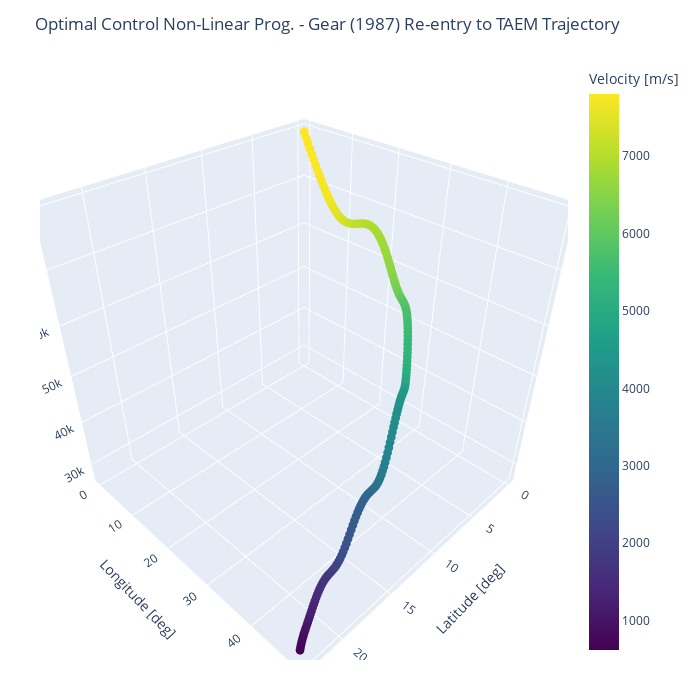

Notebook code for this chart:
### Code cell
trace=go.Scatter3d(x=rad2deg(thetasol[0]),y=rad2deg(phisol[0]),z=hsol[0],
                    mode='markers', 
                    marker=dict(size=3,color=vsol[0],colorscale='Viridis',colorbar=dict(title="Velocity [m/s]"), showscale=True),)
data=[trace]

layout=go.Layout(scene = dict(
                xaxis_title='Latitude [deg]',
                yaxis_title='Longitude [deg]',
                zaxis_title='Altitude [m]'),
                width=700, height=700,
                margin=dict(r=40, b=40, l=40, t=60))
fig=go.Figure(data=data,layout=layout, )
fig.update_layout(title="Optimal Control Non-Linear Prog. - Gear (1987) Re-entry to TAEM Trajectory",)
fig.show()

### Figure 1 — Plotly figure (JSON) as saved in the notebook; plotly's stock layout.template omitted (floating-point values rounded to 4 significant figures; data arrays with more than 128 entries replaced by an {"elided": "..."} marker saying what was removed)
{"data": [{"marker": {"color": {"elided": "200 float values"}, "colorbar": {"title": {"text": "Velocity [m/s]"}}, "colorscale": [[0, "#440154"], [0.1111, "#482878"], [0.2222, "#3e4989"], [0.3333, "#31688e"], [0.4444, "#26828e"], [0.5556, "#1f9e89"], [0.6667, "#35b779"], [0.7778, "#6ece58"], [0.8889, "#b5de2b"], [1, "#fde725"]], "showscale": true, "size": 3}, "mode": "markers", "type": "scatter3d", "x": {"elided": "200 float values"}, "y": {"elided": "200 float values"}, "z": {"elided": "200 float values"}}], "layout": {"height": 700, "margin": {"b": 40, "l": 40, "r": 40, "t": 60}, "scene": {"xaxis": {"title": {"text": "Latitude [deg]"}}, "yaxis": {"title": {"text": "Longitude [deg]"}}, "zaxis": {"title": {"text": "Altitude [m]"}}}, "title": {"text": "Optimal Control Non-Linear Prog. - Gear (1987) Re-entry to TAEM Trajectory"}, "width": 700}}
